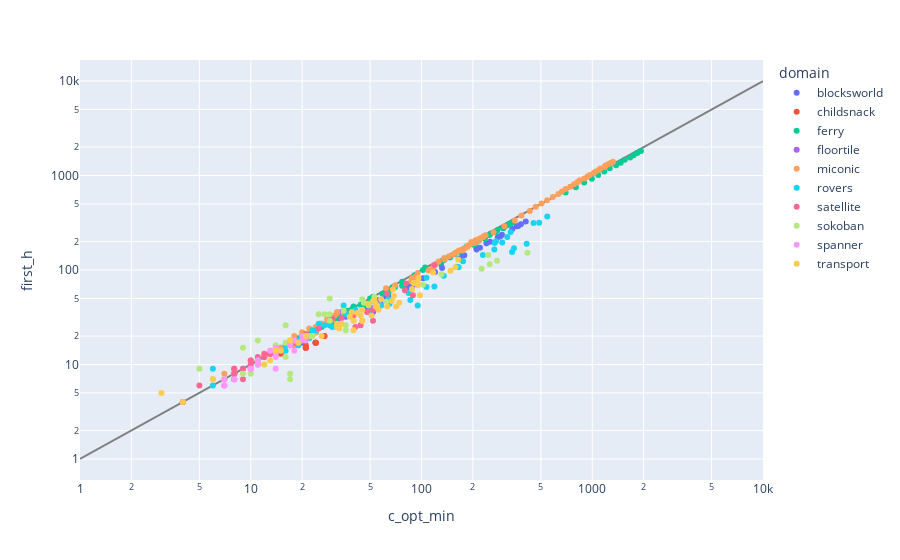

Notebook source saved alongside this figure:
### Code cell
df = WHOLE_DF
df = df[df["solved"] == True]
df = df[df["model"] == "1wl"]
fig = px.scatter(df, x="c_opt_min", y="first_h", color="domain", log_x=True, log_y=True)
max_metric= 1e4
diagonal = px.line(x=[1, max_metric], y=[1, max_metric], color_discrete_sequence=['gray'])
fig = go.Figure(diagonal.data + fig.data, layout=fig.layout)
fig.show()

### Figure 1 — Plotly figure (JSON) as saved in the notebook; plotly's stock layout.template omitted (floating-point values rounded to 4 significant figures)
{"data": [{"hovertemplate": "x=%{x}<br>y=%{y}<extra></extra>", "legendgroup": "", "line": {"color": "gray", "dash": "solid"}, "marker": {"symbol": "circle"}, "mode": "lines", "name": "", "orientation": "v", "showlegend": false, "type": "scatter", "x": [1, 10000], "xaxis": "x", "y": [1, 10000], "yaxis": "y"}, {"hovertemplate": "domain=blocksworld<br>c_opt_min=%{x}<br>first_h=%{y}<extra></extra>", "legendgroup": "blocksworld", "marker": {"color": "#636efa", "symbol": "circle"}, "mode": "markers", "name": "blocksworld", "orientation": "v", "showlegend": true, "type": "scatter", "x": [10, 8, 20, 24, 24, 26, 32, 32, 36, 38, 48, 40, 52, 50, 54, 60, 64, 62, 64, 56, 60, 82, 62, 84, 90, 86, 82, 94, 90, 102, 120, 132, 130, 166, 178, 174, 210, 210, 220, 240, 252, 280, 296, 290, 340, 360, 368, 382, 408], "xaxis": "x", "y": [9, 8, 17, 22, 22, 27, 29, 25, 32, 36, 39, 40, 36, 40, 42, 47, 54, 52, 52, 48, 56, 67, 55, 67, 74, 71, 64, 76, 70, 82, 95, 105, 116, 132, 143, 142, 170, 165, 172, 192, 199, 222, 236, 227, 272, 291, 293, 304, 326], "yaxis": "y"}, {"hovertemplate": "domain=childsnack<br>c_opt_min=%{x}<br>first_h=%{y}<extra></extra>", "legendgroup": "childsnack", "marker": {"color": "#EF553B", "symbol": "circle"}, "mode": "markers", "name": "childsnack", "orientation": "v", "showlegend": true, "type": "scatter", "x": [14, 15, 14, 14, 15, 17, 18, 18, 17, 21, 21, 21, 21, 24, 24, 24, 24, 24, 27, 27], "xaxis": "x", "y": [14, 14, 14, 13, 13, 16, 16, 16, 17, 16, 15, 15, 15, 17, 17, 17, 17, 17, 20, 20], "yaxis": "y"}, {"hovertemplate": "domain=ferry<br>c_opt_min=%{x}<br>first_h=%{y}<extra></extra>", "legendgroup": "ferry", "marker": {"color": "#00cc96", "symbol": "circle"}, "mode": "markers", "name": "ferry", "orientation": "v", "showlegend": true, "type": "scatter", "x": [8, 8, 12, 11, 15, 18, 19, 23, 24, 26, 30, 29, 31, 33, 37, 39, 46, 40, 44, 50, 52, 50, 52, 59, 64, 62, 63, 68, 67, 77, 37, 50, 62, 70, 77, 91, 102, 105, 128, 135, 147, 156, 168, 173, 184, 202, 208, 217, 235, 235, 250, 254, 272, 278, 300, 304, 315, 324, 332, 342, 698, 802, 896, 995, 1084, 1176, 1265, 1379, 1467, 1551, 1666, 1745, 1834, 1928], "xaxis": "x", "y": [8, 8, 12, 11, 15, 17, 19, 22, 23, 25, 28, 29, 30, 33, 36, 38, 43, 41, 43, 47, 47, 50, 52, 56, 58, 57, 60, 66, 64, 68, 37, 47, 59, 66, 75, 88, 100, 106, 119, 127, 136, 147, 156, 163, 177, 185, 194, 205, 214, 224, 235, 244, 251, 263, 276, 281, 295, 303, 311, 321, 661, 749, 843, 926, 1015, 1103, 1194, 1285, 1366, 1465, 1549, 1634, 1733, 1818], "yaxis": "y"}, {"hovertemplate": "domain=floortile<br>c_opt_min=%{x}<br>first_h=%{y}<extra></extra>", "legendgroup": "floortile", "marker": {"color": "#ab63fa", "symbol": "circle"}, "mode": "markers", "name": "floortile", "orientation": "v", "showlegend": true, "type": "scatter", "x": [26, 34], "xaxis": "x", "y": [26, 36], "yaxis": "y"}, {"hovertemplate": "domain=miconic<br>c_opt_min=%{x}<br>first_h=%{y}<extra></extra>", "legendgroup": "miconic", "marker": {"color": "#FFA15A", "symbol": "circle"}, "mode": "markers", "name": "miconic", "orientation": "v", "showlegend": true, "type": "scatter", "x": [4, 4, 4, 8, 7, 7, 10, 11, 10, 15, 13, 13, 18, 17, 17, 20, 20, 18, 24, 22, 24, 28, 26, 28, 28, 30, 31, 35, 32, 32, 62, 70, 87, 88, 92, 95, 110, 116, 118, 122, 126, 137, 136, 145, 153, 158, 164, 170, 180, 187, 187, 194, 205, 196, 207, 215, 223, 230, 232, 237, 174, 215, 264, 306, 352, 385, 431, 467, 505, 544, 588, 633, 664, 699, 743, 782, 817, 844, 897, 938, 968, 1020, 1050, 1091, 1117, 1182, 1196, 1242, 1281, 1322], "xaxis": "x", "y": [4, 4, 4, 8, 7, 8, 11, 10, 11, 15, 13, 14, 16, 18, 17, 22, 21, 20, 22, 24, 25, 27, 27, 27, 30, 30, 33, 35, 35, 36, 64, 69, 76, 82, 85, 93, 99, 105, 110, 116, 123, 129, 134, 140, 146, 152, 159, 163, 170, 177, 182, 188, 194, 198, 206, 211, 218, 224, 228, 233, 161, 203, 251, 291, 335, 378, 421, 466, 504, 546, 593, 636, 677, 721, 761, 806, 848, 890, 932, 976, 1015, 1062, 1102, 1145, 1186, 1232, 1274, 1314, 1358, 1400], "yaxis": "y"}, {"hovertemplate": "domain=rovers<br>c_opt_min=%{x}<br>first_h=%{y}<extra></extra>", "legendgroup": "rovers", "marker": {"color": "#19d3f3", "symbol": "circle"}, "mode": "markers", "name": "rovers", "orientation": "v", "showlegend": true, "type": "scatter", "x": [9, 16, 23, 16, 6, 20, 35, 19, 6, 19, 29, 30, 36, 22, 41, 25, 64, 27, 95, 119, 49, 107, 107, 86, 65, 58, 84, 162, 24, 135, 175, 165, 413, 297, 333, 267, 268, 489, 318, 348, 545, 453, 273, 229, 339], "xaxis": "x", "y": [9, 16, 23, 14, 9, 20, 42, 18, 6, 16, 26, 25, 34, 19, 38, 27, 49, 26, 42, 67, 36, 83, 66, 48, 44, 42, 57, 108, 23, 87, 124, 107, 190, 196, 253, 165, 193, 317, 223, 170, 368, 314, 202, 144, 155], "yaxis": "y"}, {"hovertemplate": "domain=satellite<br>c_opt_min=%{x}<br>first_h=%{y}<extra></extra>", "legendgroup": "satellite", "marker": {"color": "#FF6692", "symbol": "circle"}, "mode": "markers", "name": "satellite", "orientation": "v", "showlegend": true, "type": "scatter", "x": [4, 8, 8, 5, 9, 10, 10, 8, 9, 8, 17, 11, 8, 18, 13, 21, 21, 12, 25, 52, 30, 29, 18, 11, 41, 52, 48, 40, 12, 44, 80, 63, 89, 13, 81, 119, 34], "xaxis": "x", "y": [4, 7, 9, 6, 7, 11, 10, 8, 9, 7, 16, 11, 9, 17, 13, 20, 21, 12, 24, 29, 31, 29, 17, 12, 25, 38, 36, 33, 13, 26, 61, 56, 54, 13, 72, 113, 31], "yaxis": "y"}, {"hovertemplate": "domain=sokoban<br>c_opt_min=%{x}<br>first_h=%{y}<extra></extra>", "legendgroup": "sokoban", "marker": {"color": "#B6E880", "symbol": "circle"}, "mode": "markers", "name": "sokoban", "orientation": "v", "showlegend": true, "type": "scatter", "x": [10, 7, 5, 17, 9, 17, 12, 11, 16, 11, 9, 22, 23, 14, 16, 36, 29, 27, 36, 35, 29, 16, 25, 29, 45, 52, 53, 46, 62, 49, 102, 131, 225, 251, 277, 246, 417], "xaxis": "x", "y": [8, 7, 9, 8, 8, 7, 10, 11, 17, 18, 15, 20, 20, 16, 12, 26, 34, 34, 23, 37, 29, 26, 34, 50, 49, 47, 52, 45, 46, 42, 70, 90, 103, 115, 125, 144, 152], "yaxis": "y"}, {"hovertemplate": "domain=spanner<br>c_opt_min=%{x}<br>first_h=%{y}<extra></extra>", "legendgroup": "spanner", "marker": {"color": "#FF97FF", "symbol": "circle"}, "mode": "markers", "name": "spanner", "orientation": "v", "showlegend": true, "type": "scatter", "x": [7, 7, 7, 7, 7, 8, 10, 10, 10, 11, 11, 11, 13, 14, 14, 14, 14, 14, 17, 17, 17, 17, 18, 18, 20, 20, 21, 21, 21, 21], "xaxis": "x", "y": [6, 6, 6, 7, 6, 7, 9, 9, 9, 10, 10, 11, 14, 15, 14, 12, 9, 13, 17, 16, 16, 17, 18, 14, 18, 20, 20, 18, 20, 19], "yaxis": "y"}, {"hovertemplate": "domain=transport<br>c_opt_min=%{x}<br>first_h=%{y}<extra></extra>", "legendgroup": "transport", "marker": {"color": "#FECB52", "symbol": "circle"}, "mode": "markers", "name": "transport", "orientation": "v", "showlegend": true, "type": "scatter", "x": [3, 4, 6, 6, 12, 13, 14, 15, 19, 17, 21, 26, 32, 40, 34, 40, 45, 45, 51, 44, 42, 39, 56, 71, 54, 55, 74, 54, 67, 58, 33, 32, 38, 45, 63, 49, 53, 69, 98, 88, 68, 95, 90, 95, 96, 117, 148, 158, 164], "xaxis": "x", "y": [5, 4, 7, 7, 10, 11, 14, 14, 17, 18, 20, 20, 25, 23, 27, 29, 29, 29, 33, 33, 35, 36, 38, 41, 41, 42, 45, 44, 47, 49, 24, 27, 32, 38, 41, 44, 48, 53, 54, 63, 62, 69, 73, 75, 82, 94, 98, 107, 129], "yaxis": "y"}], "layout": {"legend": {"title": {"text": "domain"}, "tracegroupgap": 0}, "margin": {"t": 60}, "xaxis": {"anchor": "y", "domain": [0, 1], "title": {"text": "c_opt_min"}, "type": "log"}, "yaxis": {"anchor": "x", "domain": [0, 1], "title": {"text": "first_h"}, "type": "log"}}}
